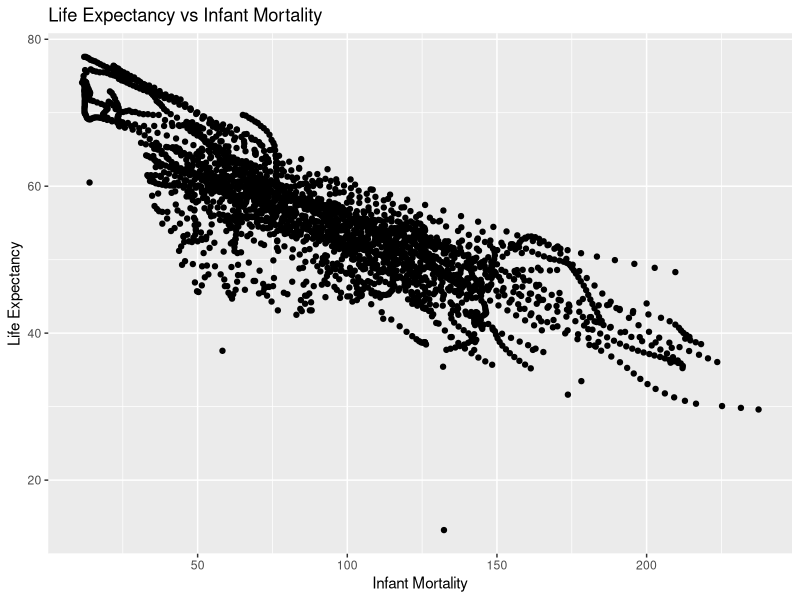
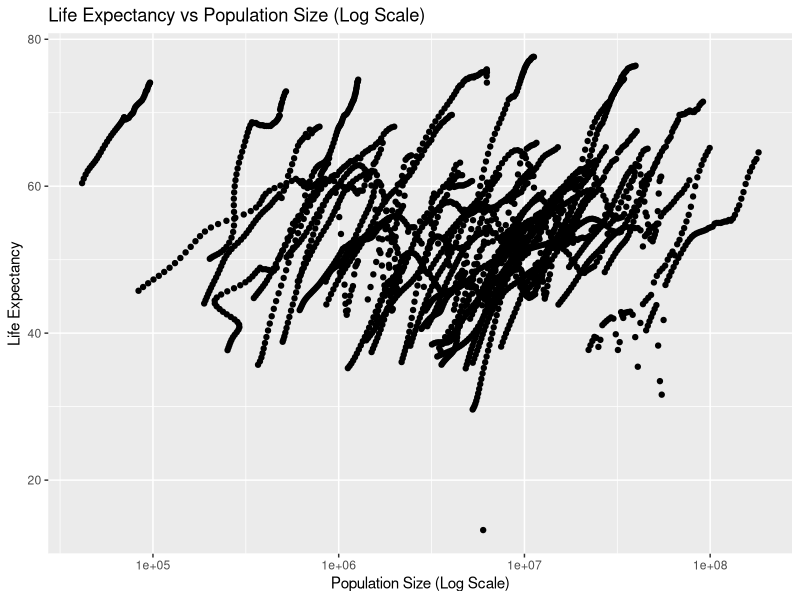
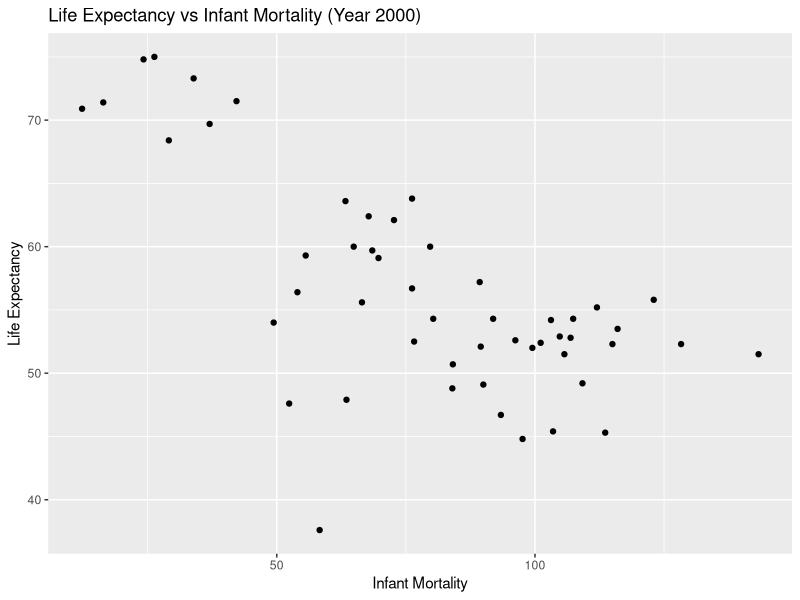
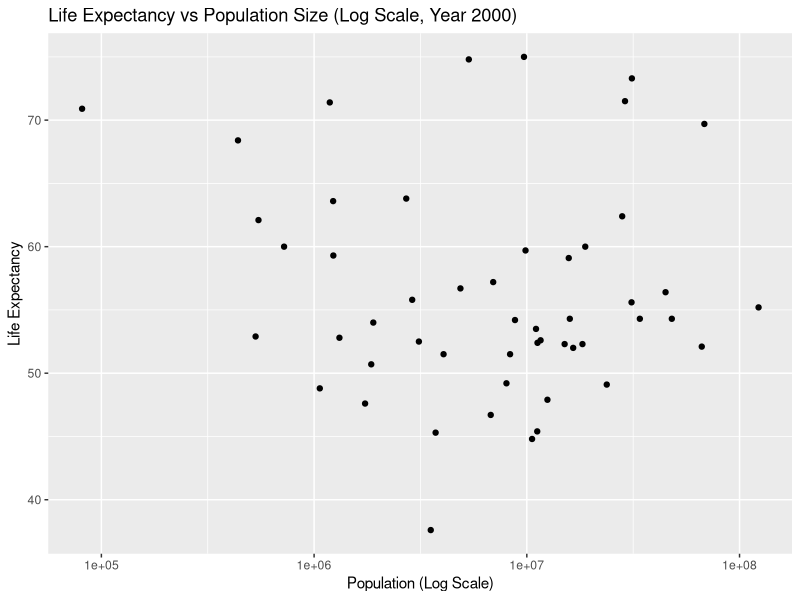

Here is the R script that generated these plots, in order:
## ---- chunk 1
#load dslabs and tidyverse package
library(dslabs)
library(tidyverse)
## ---- chunk 2
#get an overview of data structure
str(gapminder)
## ---- chunk 3
#get a summary of data
summary(gapminder)
## ---- chunk 4
#determine the type of object gapminder is
class(gapminder)
## ---- chunk 5
#filter only African countries
africadata <- gapminder %>%
  filter(continent == "Africa")
## ---- chunk 6
#check the data structure of the object `africadata`
str(africadata)
## ---- chunk 7
#get a summary of the new data
summary(africadata)
## ---- chunk 8
#Create the first object containing only infant_mortality and life_expectancy
infant_mortality_life_expectancy <- africadata %>%
  select(infant_mortality, life_expectancy)
## ---- chunk 9
#check the data structure of the new object infant_mortality_life_expectancy
str(infant_mortality_life_expectancy)
## ---- chunk 10
#check the summary of the new object infant_mortality_life_expectancy
summary(infant_mortality_life_expectancy)
## ---- chunk 11
#Create the second object containing only population and life_expectancy
population_life_expectancy <- africadata %>% 
  select(population, life_expectancy)
## ---- chunk 12
#check the data structure of the new object population_life_expectancy
str(population_life_expectancy)
## ---- chunk 13
#check the summary of the new object population_life_expectancy
summary(population_life_expectancy)
## ---- chunk 14
plot1 <- ggplot(infant_mortality_life_expectancy, aes(x = infant_mortality, y = life_expectancy)) +
  geom_point() +
  labs(title = "Life Expectancy vs Infant Mortality",
       x = "Infant Mortality",
       y = "Life Expectancy") +
  theme_get()

print(plot1)
## ---- chunk 15
plot2 <- ggplot(population_life_expectancy, aes(x = population, y = life_expectancy)) +
  geom_point() +
  scale_x_log10() +
  labs(title = "Life Expectancy vs Population Size (Log Scale)",
       x = "Population Size (Log Scale)",
       y = "Life Expectancy") +
  theme_get()

print(plot2)
## ---- chunk 16
head(africadata)
## ---- chunk 17
str(africadata)
## ---- chunk 18
#Create new object to determine which years have missing data for infant mortality
missing_infant_mortality <- africadata %>% 
  filter(is.na(infant_mortality)) %>% 
  group_by(year) %>% 
  summarize(missing_count = n())

print(missing_infant_mortality)
## ---- chunk 19
#Create new object with data from the year 2000
year_2000 <- africadata %>% 
  filter(year=="2000")
## ---- chunk 20
#Verify data by using head() and str() fucntinons
head(year_2000)
str(year_2000)
## ---- chunk 21
#Create a plot showing life expectancy as a function of infant mortality
plot1_2000 <- ggplot(year_2000, aes(x = infant_mortality, y = life_expectancy)) +
  geom_point() +
  labs(title = "Life Expectancy vs Infant Mortality (Year 2000)",
       x = "Infant Mortality",
       y = "Life Expectancy") +
  theme_get()

# Display Plot 1
print(plot1_2000)
## ---- chunk 22
#Create a plot showing life expectancy as a function of population
plot2_2000 <- ggplot(year_2000, aes(x = population, y = life_expectancy)) +
  geom_point() +
  scale_x_log10() +
  labs(title = "Life Expectancy vs Population Size (Log Scale, Year 2000)",
       x = "Population (Log Scale)",
       y = "Life Expectancy") +
  theme_get()

# Display Plot 1
print(plot2_2000)
## ---- chunk 23
# Fit 1: Life Expectancy as the outcome and Infant Mortality as the predictor
fit1 <- lm(life_expectancy ~ infant_mortality, year_2000)

# Fit 2: Life Expectancy as the outcome and Population Size as the predictor
fit2 <- lm(life_expectancy ~ population, year_2000)
## ---- chunk 24
summary(fit1)
## ---- chunk 25
summary(fit2)
